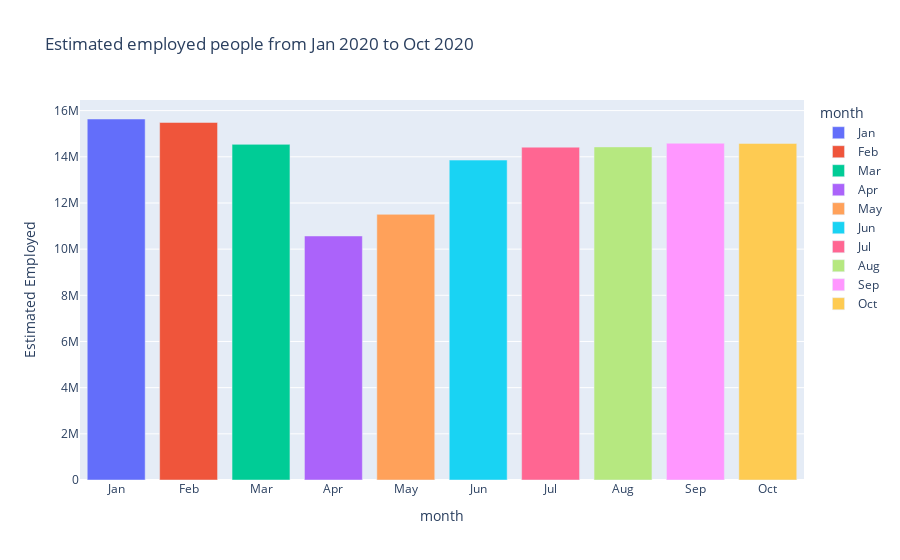

Notebook cell for this chart:
### Code cell
fig = px.bar(data,x='month',y='Estimated Employed',color='month',
            category_orders ={'month':['Jan','Feb','Mar','Apr','May','Jun','Jul','Aug','Sep','Oct']},
            title='Estimated employed people from Jan 2020 to Oct 2020')
fig.show()

### Figure 1 — Plotly figure (JSON) as saved in the notebook; plotly's stock layout.template omitted (floating-point values rounded to 4 significant figures)
{"data": [{"alignmentgroup": "True", "hovertemplate": "month=%{x}<br>Estimated Employed=%{y}<extra></extra>", "legendgroup": "Jan", "marker": {"color": "#636efa", "pattern": {"shape": ""}}, "name": "Jan", "offsetgroup": "Jan", "orientation": "v", "showlegend": true, "textposition": "auto", "type": "bar", "x": ["Jan"], "xaxis": "x", "y": [15640000.0], "yaxis": "y"}, {"alignmentgroup": "True", "hovertemplate": "month=%{x}<br>Estimated Employed=%{y}<extra></extra>", "legendgroup": "Feb", "marker": {"color": "#EF553B", "pattern": {"shape": ""}}, "name": "Feb", "offsetgroup": "Feb", "orientation": "v", "showlegend": true, "textposition": "auto", "type": "bar", "x": ["Feb"], "xaxis": "x", "y": [15490000.0], "yaxis": "y"}, {"alignmentgroup": "True", "hovertemplate": "month=%{x}<br>Estimated Employed=%{y}<extra></extra>", "legendgroup": "Mar", "marker": {"color": "#00cc96", "pattern": {"shape": ""}}, "name": "Mar", "offsetgroup": "Mar", "orientation": "v", "showlegend": true, "textposition": "auto", "type": "bar", "x": ["Mar"], "xaxis": "x", "y": [14540000.0], "yaxis": "y"}, {"alignmentgroup": "True", "hovertemplate": "month=%{x}<br>Estimated Employed=%{y}<extra></extra>", "legendgroup": "Apr", "marker": {"color": "#ab63fa", "pattern": {"shape": ""}}, "name": "Apr", "offsetgroup": "Apr", "orientation": "v", "showlegend": true, "textposition": "auto", "type": "bar", "x": ["Apr"], "xaxis": "x", "y": [10570199], "yaxis": "y"}, {"alignmentgroup": "True", "hovertemplate": "month=%{x}<br>Estimated Employed=%{y}<extra></extra>", "legendgroup": "May", "marker": {"color": "#FFA15A", "pattern": {"shape": ""}}, "name": "May", "offsetgroup": "May", "orientation": "v", "showlegend": true, "textposition": "auto", "type": "bar", "x": ["May"], "xaxis": "x", "y": [11510000.0], "yaxis": "y"}, {"alignmentgroup": "True", "hovertemplate": "month=%{x}<br>Estimated Employed=%{y}<extra></extra>", "legendgroup": "Jun", "marker": {"color": "#19d3f3", "pattern": {"shape": ""}}, "name": "Jun", "offsetgroup": "Jun", "orientation": "v", "showlegend": true, "textposition": "auto", "type": "bar", "x": ["Jun"], "xaxis": "x", "y": [13860000.0], "yaxis": "y"}, {"alignmentgroup": "True", "hovertemplate": "month=%{x}<br>Estimated Employed=%{y}<extra></extra>", "legendgroup": "Jul", "marker": {"color": "#FF6692", "pattern": {"shape": ""}}, "name": "Jul", "offsetgroup": "Jul", "orientation": "v", "showlegend": true, "textposition": "auto", "type": "bar", "x": ["Jul"], "xaxis": "x", "y": [14420000.0], "yaxis": "y"}, {"alignmentgroup": "True", "hovertemplate": "month=%{x}<br>Estimated Employed=%{y}<extra></extra>", "legendgroup": "Aug", "marker": {"color": "#B6E880", "pattern": {"shape": ""}}, "name": "Aug", "offsetgroup": "Aug", "orientation": "v", "showlegend": true, "textposition": "auto", "type": "bar", "x": ["Aug"], "xaxis": "x", "y": [14430000.0], "yaxis": "y"}, {"alignmentgroup": "True", "hovertemplate": "month=%{x}<br>Estimated Employed=%{y}<extra></extra>", "legendgroup": "Sep", "marker": {"color": "#FF97FF", "pattern": {"shape": ""}}, "name": "Sep", "offsetgroup": "Sep", "orientation": "v", "showlegend": true, "textposition": "auto", "type": "bar", "x": ["Sep"], "xaxis": "x", "y": [14590000.0], "yaxis": "y"}, {"alignmentgroup": "True", "hovertemplate": "month=%{x}<br>Estimated Employed=%{y}<extra></extra>", "legendgroup": "Oct", "marker": {"color": "#FECB52", "pattern": {"shape": ""}}, "name": "Oct", "offsetgroup": "Oct", "orientation": "v", "showlegend": true, "textposition": "auto", "type": "bar", "x": ["Oct"], "xaxis": "x", "y": [14580000.0], "yaxis": "y"}], "layout": {"barmode": "relative", "legend": {"title": {"text": "month"}, "tracegroupgap": 0}, "title": {"text": "Estimated employed people from Jan 2020 to Oct 2020"}, "xaxis": {"anchor": "y", "categoryarray": ["Jan", "Feb", "Mar", "Apr", "May", "Jun", "Jul", "Aug", "Sep", "Oct"], "categoryorder": "array", "domain": [0, 1], "title": {"text": "month"}}, "yaxis": {"anchor": "x", "domain": [0, 1], "title": {"text": "Estimated Employed"}}}}
